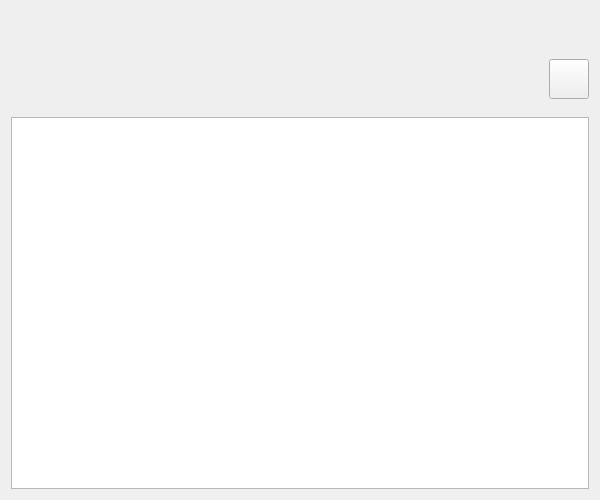
<?xml version="1.0" encoding="UTF-8"?>
<ui version="4.0">
 <class>Commodity::Dialog</class>
 <widget class="QDialog" name="Commodity::Dialog">
  <property name="geometry">
   <rect>
    <x>0</x>
    <y>0</y>
    <width>600</width>
    <height>500</height>
   </rect>
  </property>
  <property name="minimumSize">
   <size>
    <width>600</width>
    <height>500</height>
   </size>
  </property>
  <property name="font">
   <font>
    <family>Tahoma</family>
   </font>
  </property>
  <property name="windowTitle">
   <string>Commodities</string>
  </property>
  <property name="windowIcon">
   <iconset resource="../../../../../image.qrc">
    <normaloff>:/Image/comm1.png</normaloff>:/Image/comm1.png</iconset>
  </property>
  <layout class="QVBoxLayout" name="verticalLayout">
   <item>
    <widget class="QLabel" name="catLbl">
     <property name="minimumSize">
      <size>
       <width>300</width>
       <height>30</height>
      </size>
     </property>
     <property name="font">
      <font>
       <family>Tahoma</family>
       <pointsize>12</pointsize>
       <weight>75</weight>
       <bold>true</bold>
      </font>
     </property>
     <property name="styleSheet">
      <string notr="true">color: rgb(92, 53, 102);</string>
     </property>
     <property name="text">
      <string/>
     </property>
     <property name="alignment">
      <set>Qt::AlignCenter</set>
     </property>
    </widget>
   </item>
   <item>
    <layout class="QHBoxLayout" name="horizontalLayout">
     <item>
      <widget class="QLabel" name="img">
       <property name="minimumSize">
        <size>
         <width>64</width>
         <height>64</height>
        </size>
       </property>
       <property name="maximumSize">
        <size>
         <width>64</width>
         <height>64</height>
        </size>
       </property>
       <property name="font">
        <font>
         <family>Tahoma</family>
         <pointsize>12</pointsize>
         <weight>75</weight>
         <bold>true</bold>
        </font>
       </property>
       <property name="styleSheet">
        <string notr="true">color: rgb(92, 53, 102);</string>
       </property>
       <property name="text">
        <string/>
       </property>
       <property name="pixmap">
        <pixmap resource="../../../../../image.qrc">:/Image/comm1.png</pixmap>
       </property>
       <property name="alignment">
        <set>Qt::AlignCenter</set>
       </property>
      </widget>
     </item>
     <item>
      <spacer name="horizontalSpacer">
       <property name="orientation">
        <enum>Qt::Horizontal</enum>
       </property>
       <property name="sizeHint" stdset="0">
        <size>
         <width>40</width>
         <height>20</height>
        </size>
       </property>
      </spacer>
     </item>
     <item>
      <widget class="QPushButton" name="addBtn">
       <property name="minimumSize">
        <size>
         <width>40</width>
         <height>40</height>
        </size>
       </property>
       <property name="maximumSize">
        <size>
         <width>40</width>
         <height>40</height>
        </size>
       </property>
       <property name="text">
        <string/>
       </property>
       <property name="icon">
        <iconset resource="../../../../../image.qrc">
         <normaloff>:/Image/add.png</normaloff>:/Image/add.png</iconset>
       </property>
       <property name="autoDefault">
        <bool>false</bool>
       </property>
      </widget>
     </item>
    </layout>
   </item>
   <item>
    <widget class="QTableView" name="TV">
     <property name="font">
      <font>
       <family>Tahoma</family>
       <pointsize>12</pointsize>
      </font>
     </property>
     <property name="layoutDirection">
      <enum>Qt::RightToLeft</enum>
     </property>
     <property name="verticalScrollBarPolicy">
      <enum>Qt::ScrollBarAlwaysOff</enum>
     </property>
     <property name="editTriggers">
      <set>QAbstractItemView::DoubleClicked</set>
     </property>
     <property name="selectionMode">
      <enum>QAbstractItemView::SingleSelection</enum>
     </property>
     <property name="selectionBehavior">
      <enum>QAbstractItemView::SelectRows</enum>
     </property>
    </widget>
   </item>
  </layout>
  <action name="actionEdit_Commodity">
   <property name="icon">
    <iconset resource="../../../../../image.qrc">
     <normaloff>:/Image/edit.png</normaloff>:/Image/edit.png</iconset>
   </property>
   <property name="text">
    <string>Edit Commodity</string>
   </property>
  </action>
  <action name="actionRemove_Commodity">
   <property name="icon">
    <iconset resource="../../../../../image.qrc">
     <normaloff>:/Image/remove.png</normaloff>:/Image/remove.png</iconset>
   </property>
   <property name="text">
    <string>Remove Commodity</string>
   </property>
  </action>
 </widget>
 <resources>
  <include location="../../../../../image.qrc"/>
 </resources>
 <connections/>
</ui>
